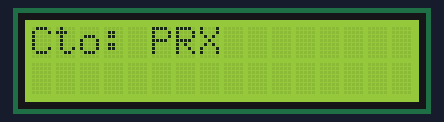
Bench run of a sketch on a simulated Arduino Uno, built with avr-gcc and run on an emulated ATmega328P. On the bench: 16×2 character LCD. Random numbers use the default seed unless the sketch sets one; no radio packets arrive unless stated.

Above: at 0.23 s.
At 5.7 s:
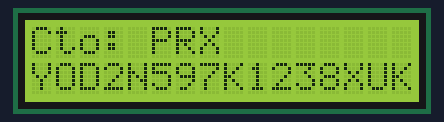
At 10.6 s:
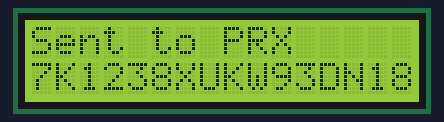
At 18.2 s:
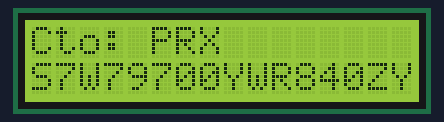
At 23.2 s:
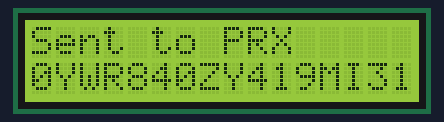
At 35.7 s:
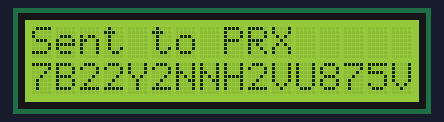

The sketch:

sketch_nov25a.ino
```cpp
#include <SPI.h>
#include <RF24.h>
#include <Wire.h>
#include <LiquidCrystal_I2C.h>

// RF24 and I2C LCD Initialization
RF24 radio(9, 10);                   // CE - 9, CSN - 10
const byte address[6] = "PRX";       // Address for the receiver
LiquidCrystal_I2C lcd(0x27, 16, 2);  // I2C LCD

// Device Name
const String deviceName = "PER";

String message = "";                 // Current input message
unsigned long lastScrollTime = 0;    // For text scrolling
int scrollOffset = 0;                // Current scroll position

void setup() {
    // Initialize LCD
    lcd.init();
    lcd.backlight();
    lcd.setCursor(0, 0);
    lcd.print("Cto: PRX"); // Display connected receiver name

    // Initialize RF24
    radio.begin();
    radio.openWritingPipe(address);
    radio.setPALevel(RF24_PA_LOW);
    radio.stopListening();

    // Seed the random number generator
    randomSeed(analogRead(0)); // Use noise on an analog pin for randomness
}

void loop() {
    // Generate a random character if the message length is less than 32
    if (message.length() < 32) {
        char randomChar;
        int randType = random(0, 2); // 0 for letters, 1 for digits

        if (randType == 0) {
            randomChar = char(random(65, 91)); // Generate a random uppercase letter (A-Z)
        } else {
            randomChar = char(random(48, 58)); // Generate a random digit (0-9)
        }

        message += randomChar; // Add the random character to the message
        delay(300); // Simulate typing delay
    }

    // Handle message scrolling
    if (message.length() > 16) { // If the message exceeds the display width
        if (millis() - lastScrollTime > 500) { // Scroll every 500ms
            scrollOffset++;
            if (scrollOffset > message.length() - 16) {
                scrollOffset = message.length() - 16; // Stop scrolling at the end
            }
            lastScrollTime = millis();
        }
    } else {
        scrollOffset = 0; // Reset scroll if message fits
    }

    // Display message on the LCD
    lcd.setCursor(0, 1);
    String displayText = message.substring(scrollOffset, scrollOffset + 16);
    lcd.print("                "); // Clear the row
    lcd.setCursor(0, 1);
    lcd.print(displayText);

    // Example of sending the message
    if (message.length() >= 32) { // Simulate sending message when input is "full"
        radio.write(message.c_str(), message.length() + 1);

        // Display sending status
        lcd.setCursor(0, 0);
        lcd.print("Sent to PRX   ");
        delay(2000); // Wait to simulate sending delay

        // Reset the message after sending
        message = "";
        scrollOffset = 0;
        lcd.setCursor(0, 0);
        lcd.print("Cto: PRX      "); // Restore connected status
    }
}
```

Measured:
- what the display in image 1 shows lasts 0.7 s, from 5.6 s to 6.3 s
- what the display in image 2 shows lasts 2.0 s, from 10.6 s to 12.6 s
